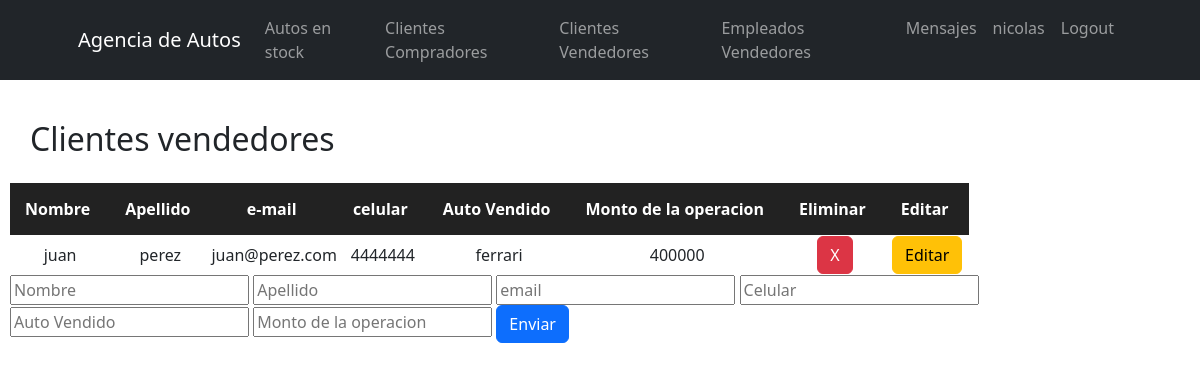
The page /setClientesVendedores/ (signed in) on the database its author committed.
### AgenciApp/models.py (models this page shows, shortened)
class clientesVendedores(models.Model):
    nombre = models.CharField(max_length=40)
    apellido = models.CharField(max_length=40)
    email = models.EmailField()
    celular = models.IntegerField()
    autoVendido = models.CharField(max_length=40)
    montoOperacionVent = models.IntegerField()

### AgenciApp/views.py (the view)
# urls.py: path('setClientesVendedores/', setClientesVendedores, name='setClientesVendedores'),
@login_required
def setClientesVendedores(request):
    Clientes = clientesVendedores.objects.all()
    if request.method == 'POST':
        cliente = clientesVendedores(nombre=request.POST["nombre"],apellido=request.POST["apellido"],email=request.POST["email"],celular=request.POST["celular"], autoVendido=request.POST["autoVendido"], montoOperacionVent=request.POST["montoOperacionVent"])
        cliente.save()
        miFormulario = clientesVendFormulario()
        return render(request, "AgenciApp/setClientesVendedores.html", {"miFormulario":miFormulario, "Clientes":Clientes})
    else:
        miFormulario = clientesVendFormulario()
    return render(request, "AgenciApp/setClientesVendedores.html", {"miFormulario":miFormulario, "Clientes":Clientes})

### AgenciApp/forms.py
class clientesVendFormulario(forms.Form):
    nombre = forms.CharField()
    apellido = forms.CharField()
    email = forms.EmailField()
    celular = forms.IntegerField()
    autoVendido = forms.CharField(label='Auto Vendido')
    montoOperacionVent = forms.IntegerField(label='Monto Venta')

### AgenciApp/templates/AgenciApp/setClientesVendedores.html (shortened to what this page needs)
<div>
    {% extends "AgenciApp/clientesVendedores.html" %}
    {% load static %}
    {% block setClientesVendedores %}
    <form action="" method="post"> {% csrf_token %}
        <input placeholder="Nombre" type = "text" name="nombre" required>
        <input placeholder="Apellido" type = "text" name="apellido" required>
        <input placeholder="email" type = "email" name="email" required>
        <input placeholder="Celular" type = "number" name="celular" required>
        <input placeholder="Auto Vendido" type = "text" name="autoVendido" required>
        <input placeholder="Monto de la operacion" type = "number" name="montoOperacionVent" required>
        <input class="btn btn-primary" type="submit" value="Enviar">
    </form>
    {% endblock %}

### AgenciApp/templates/AgenciApp/clientesVendedores.html (shortened to what this page needs)
<div>
    {% extends "AgenciApp/inicio.html" %}
    {% load static %}
        {% block contenidoQueCambia %}
        <p class="tituloAutosEnStock">Clientes vendedores</p>
        <table class="tablaClientesVendedores">
            <tr class="tituloTablaClientesVendedores">
                <th>Nombre</th>
                <th>Apellido</th>
                <th>e-mail</th>
                <th>celular</th>
                <th>Auto Vendido</th>
                <th>Monto de la operacion</th>
                <th>Eliminar</th>
                <th>Editar</th>
            </tr>
                {% for Cliente in Clientes %}
                    <tr>
                        <td>{{Cliente.nombre}}</td>
                        <td>{{Cliente.apellido}}</td>
                        <td>{{Cliente.email}}</td>
                        <td>{{Cliente.celular}}</td>
                        <td>{{Cliente.autoVendido}}</td>
                        <td>{{Cliente.montoOperacionVent}}</td>
                        <td><button class="btn btn-danger btnEliminar"><a href="{% url 'eliminarClienteVendedor' Cliente.email %}">X</a></button></td>
                        <td><button class="btn btn-warning btnEditar"><a href="{% url 'editarClienteVendedor' Cliente.email %}">Editar</a></button></td>
                {% endfor %}
        </table>
        <div class="formSetClientesVendedores">
            {% block setClientesVendedores %}
            {% endblock %}
        </div>
        {% endblock %}

### AgenciApp/templates/AgenciApp/inicio.html (shortened to what this page needs)
<!DOCTYPE html>
<html lang="en">
<head>
    {% load static %}
    <link href="{% static 'AgenciApp/css/bootstrap.min.css'%}" rel="stylesheet"/>
    <link href="{% static 'AgenciApp/css/AgenciAppStyle.css'%}" rel="stylesheet"/>
</head>
<body>
    <nav class="navbar navbar-expand-lg navbar-dark bg-dark" id="mainNav">
        <div class="container px-4 px-lg-5">
            <a class="navbar-brand" href="{% url 'inicio' %}">Agencia de Autos</a>
            <div class="collapse navbar-collapse" id="navbarResponsive">
                <ul class="navbar-nav ms-auto">
                    <li class="nav-item"><a class="nav-link" href="{% url 'setAutosEnStock' %}">Autos en stock</a></li>
                    <li class="nav-item"><a class="nav-link" href="{% url 'setClientesCompradores' %}">Clientes Compradores</a></li>
                    <li class="nav-item"><a class="nav-link" href="{% url 'setClientesVendedores' %}">Clientes Vendedores</a></li>
                    <li class="nav-item"><a class="nav-link" href="{% url 'setEmpleadosVendedores' %}">Empleados Vendedores</a></li>
                    <li class="nav-item"><a class="nav-link" href="{% url 'mensajes_lista' %}">Mensajes</a></li>
                    <li class="nav-item"><a class="nav-link navText" href="{% url 'perfil' %}">{{user.username}}</a></li>
                    <li class="nav-item"><a class="nav-link navText" href="{% url 'Logout' %}">Logout</a></li>
                </ul>
            </div>
        </div>
    </nav>
    <div class="contenido">
        {% block contenidoQueCambia %}{% endblock %}
    </div>
</body>
</html>

### AgenciApp/static/AgenciApp/css/AgenciAppStyle.css (style rules this page uses)
.contenido { margin-top: 5px !important; padding: 10px; }
.tituloAutosEnStock { margin: 20px; font-size: xx-large; }
.tablaClientesVendedores { text-align: center; }
.tituloTablaClientesVendedores { background-color: rgb(34, 34, 34); color: white; padding-right: 20px !important; text-align: center !important; }
.tituloTablaClientesVendedores th { padding: 15px; text-align: center !important; padding-right: 20px !important; }
.btnEliminar a { border-radius: 15px !important; color: white !important; text-decoration: none !important; }
.btnEditar a { border-radius: 15px !important; color: rgb(0, 0, 0) !important; text-decoration: none !important; }

### rows shown on the page
clientesVendedores: nombre "juan", apellido "perez", email "juan@perez.com", celular "4444444", autoVendido "ferrari", montoOperacionVent "400000"

### other values the page prints
{{ user.username }} "nicolas"
